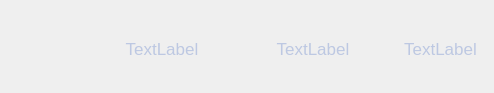
<?xml version="1.0" encoding="UTF-8"?>
<ui version="4.0">
 <class>KMusicListItemClass</class>
 <widget class="QWidget" name="KMusicListItemClass">
  <property name="enabled">
   <bool>true</bool>
  </property>
  <property name="geometry">
   <rect>
    <x>0</x>
    <y>0</y>
    <width>494</width>
    <height>93</height>
   </rect>
  </property>
  <property name="windowTitle">
   <string>KMusicListItem</string>
  </property>
  <property name="toolTip">
   <string/>
  </property>
  <widget class="QWidget" name="">
   <property name="geometry">
    <rect>
     <x>10</x>
     <y>20</y>
     <width>478</width>
     <height>52</height>
    </rect>
   </property>
   <layout class="QHBoxLayout" name="horizontalLayout">
    <item>
     <widget class="QLabel" name="m_musicPic">
      <property name="minimumSize">
       <size>
        <width>50</width>
        <height>50</height>
       </size>
      </property>
      <property name="maximumSize">
       <size>
        <width>50</width>
        <height>50</height>
       </size>
      </property>
      <property name="styleSheet">
       <string notr="true">QLabel#m_musicPic{
	border-image: url(:/images/music.png); 
}</string>
      </property>
      <property name="text">
       <string/>
      </property>
     </widget>
    </item>
    <item>
     <spacer name="horizontalSpacer">
      <property name="orientation">
       <enum>Qt::Horizontal</enum>
      </property>
      <property name="sizeHint" stdset="0">
       <size>
        <width>18</width>
        <height>20</height>
       </size>
      </property>
     </spacer>
    </item>
    <item>
     <widget class="QLabel" name="m_title">
      <property name="minimumSize">
       <size>
        <width>120</width>
        <height>35</height>
       </size>
      </property>
      <property name="styleSheet">
       <string notr="true">QLabel#m_title{
	font-family: &quot;Microsoft YaHei&quot;;
    font-size: 17px;
    color: #BDC8E2;
}</string>
      </property>
      <property name="text">
       <string>TextLabel</string>
      </property>
      <property name="alignment">
       <set>Qt::AlignCenter</set>
      </property>
     </widget>
    </item>
    <item>
     <spacer name="horizontalSpacer_2">
      <property name="orientation">
       <enum>Qt::Horizontal</enum>
      </property>
      <property name="sizeHint" stdset="0">
       <size>
        <width>17</width>
        <height>20</height>
       </size>
      </property>
     </spacer>
    </item>
    <item>
     <widget class="QLabel" name="m_singerAndAlbum">
      <property name="minimumSize">
       <size>
        <width>120</width>
        <height>35</height>
       </size>
      </property>
      <property name="styleSheet">
       <string notr="true">QLabel#m_singerAndAlbum{
	font-family: &quot;Microsoft YaHei&quot;;
    font-size: 17px;
    color: #BDC8E2;
}</string>
      </property>
      <property name="text">
       <string>TextLabel</string>
      </property>
      <property name="alignment">
       <set>Qt::AlignCenter</set>
      </property>
     </widget>
    </item>
    <item>
     <spacer name="horizontalSpacer_3">
      <property name="orientation">
       <enum>Qt::Horizontal</enum>
      </property>
      <property name="sizeHint" stdset="0">
       <size>
        <width>18</width>
        <height>20</height>
       </size>
      </property>
     </spacer>
    </item>
    <item>
     <widget class="QLabel" name="m_duration">
      <property name="minimumSize">
       <size>
        <width>70</width>
        <height>35</height>
       </size>
      </property>
      <property name="styleSheet">
       <string notr="true">QLabel#m_duration{
	font-family: &quot;Microsoft YaHei&quot;;
    font-size: 17px;
    color: #BDC8E2;
}</string>
      </property>
      <property name="text">
       <string>TextLabel</string>
      </property>
      <property name="alignment">
       <set>Qt::AlignCenter</set>
      </property>
     </widget>
    </item>
   </layout>
  </widget>
 </widget>
 <layoutdefault spacing="6" margin="11"/>
 <resources/>
 <connections/>
</ui>
